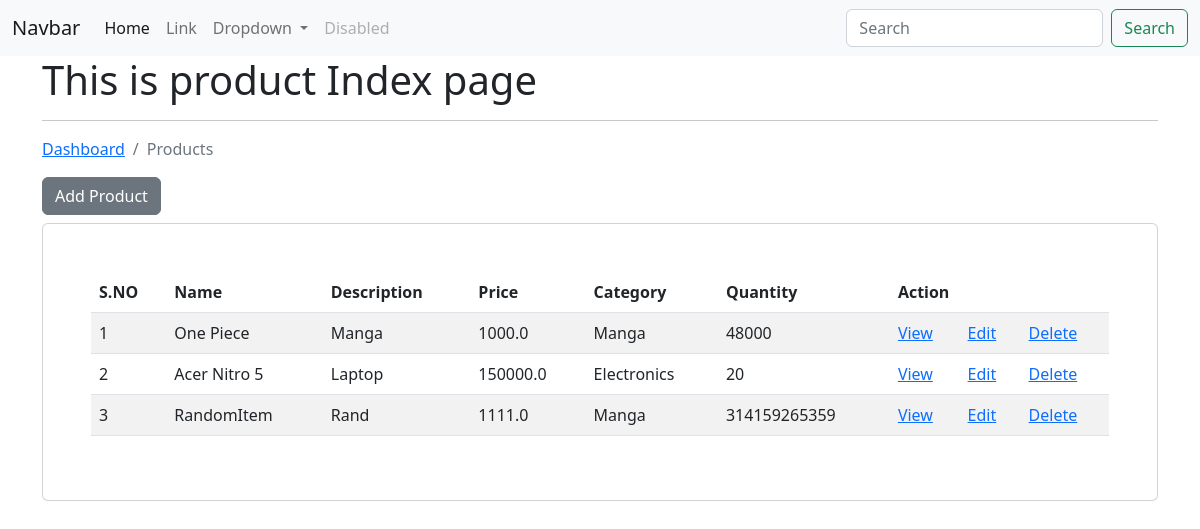
The app's page /ecom/product/, older data.
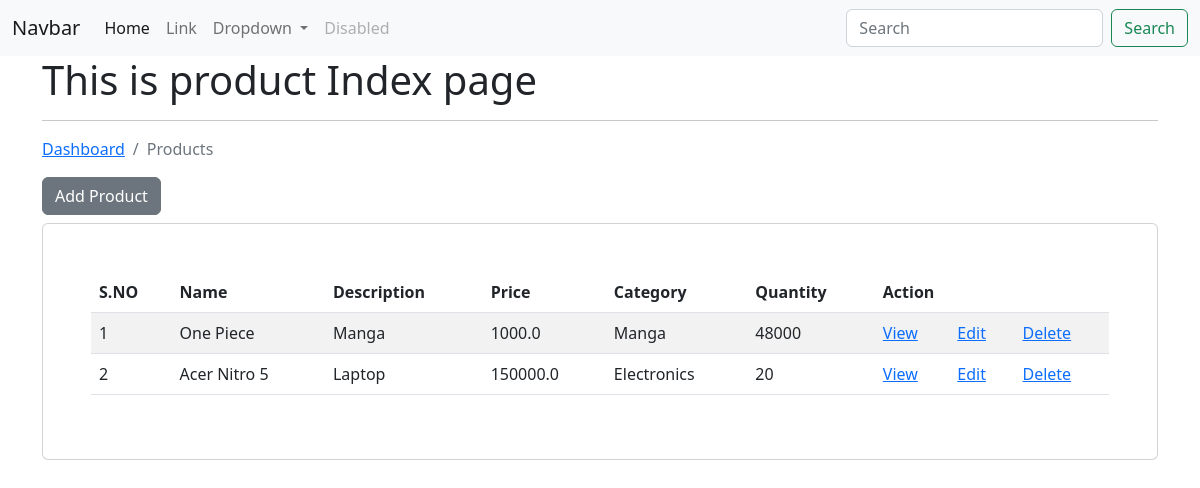
The same page, newer data.
### Ecom_app/models.py (models this page shows)
class Product(models.Model):
    title = models.CharField(max_length=200)
    desc = models.CharField(max_length=200)
    category = models.ForeignKey(Category, on_delete=models.CASCADE)
    price = models.FloatField()
    image = models.FileField(null=True, blank=True)
    quantity = models.IntegerField()
    discount =  models.FloatField()
    cash_on_delivery = models.CharField(max_length=200)
    user= models.ForeignKey(User, on_delete=models.CASCADE)
    class Meta:
        db_table="app_products"

class Category(models.Model):
    category_name=models.CharField(max_length=500)
    def __str__(self):
        return self.category_name
    class Meta:
        db_table="app_categories"

### Ecom_app/views.py (the view)
# urls.py: path("product/", views.product_index, name='product_index'),
def product_index(request):
    products= Product.objects.all()
    context={'data': products}
    return render(request, "products/product_index.html", context)

### templates/products/product_index.html (shortened to what this page needs)
{% extends "layouts/master.html" %}
{% block content %}
<div class="container">
    <h1> This is product Index page</h1>
    <hr>
    <nav aria-label="breadcrumb">
        <ol class="breadcrumb">
          <li class="breadcrumb-item"><a href="{% url 'dashboard' %}">Dashboard</a></li>
          <li class="breadcrumb-item active">Products</li>
        </ol>
      </nav>
<a href="{% url 'product_add' %}" class="btn btn-secondary mb-2" >Add Product</a>
<div class="card p-5">
    <table class="table table-striped table-hover">
        <thead>
            <tr>
                <th>S.NO</th>
                <th>Name</th>
                <th>Description</th>
                <th>Price</th>
                <th>Category</th>
                <th>Quantity</th>
                <th colspan="3">Action</th>
            </tr>
        </thead>
        <tbody>
            {% for val in data %}
            <tr>
                <td>{{ forloop.counter }}</td>
                <td>{{ val.title }}</td>
                <td>{{ val.desc }}</td>
                <td>{{ val.price }}</td>
                <td>{{ val.category }}</td>
                <td>{{ val.quantity}}</td>
                <td><a href="{% url 'product_view' val.id %}">View</a></td>
                <td><a href="{% url 'product_edit' val.id %}">Edit</a></td>
                <td><a href="{% url 'product_delete' val.id %}">Delete</a></td>
            </tr>
            {% endfor %}
        </tbody>
    </table>
</div>
</div>
{% endblock content %}

### templates/layouts/master.html (shortened to what this page needs)
<!doctype html>
<html lang="en">
  <head>
    <link href="https://cdn.jsdelivr.net/npm/bootstrap@5.2.3/dist/css/bootstrap.min.css" rel="stylesheet">
</head>
  <body>
    <nav class="navbar navbar-expand-lg bg-light">
        <div class="container-fluid">
          <a class="navbar-brand" href="#">Navbar</a>
          <div class="collapse navbar-collapse" id="navbarSupportedContent">
            <ul class="navbar-nav me-auto mb-2 mb-lg-0">
              <li class="nav-item">
                <a class="nav-link active" aria-current="page" href="#">Home</a>
              </li>
              <li class="nav-item">
                <a class="nav-link" href="#">Link</a>
              </li>
              <li class="nav-item dropdown">
                <a class="nav-link dropdown-toggle" href="#" role="button" data-bs-toggle="dropdown" aria-expanded="false">
                  Dropdown
                </a>
              </li>
              <li class="nav-item">
                <a class="nav-link disabled">Disabled</a>
              </li>
            </ul>
            <form class="d-flex" role="search">
              <input class="form-control me-2" type="search" placeholder="Search" aria-label="Search">
              <button class="btn btn-outline-success" type="submit">Search</button>
            </form>
          </div>
        </div>
      </nav>
      {% block content %}
      {% endblock %}
</body>
</html>

Row changes from the older to the newer data that the page shows:
removed Product: title "RandomItem", desc "Rand", price "1111.0", category "Manga", quantity "314159265359"
